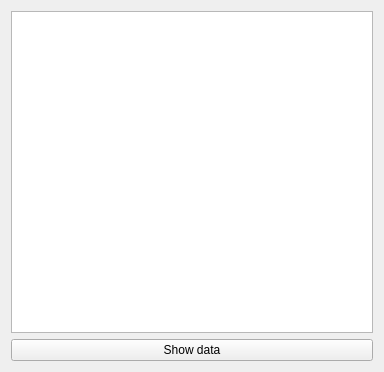
<?xml version="1.0" encoding="UTF-8"?>
<ui version="4.0">
 <class>Widget</class>
 <widget class="QWidget" name="Widget">
  <property name="geometry">
   <rect>
    <x>0</x>
    <y>0</y>
    <width>384</width>
    <height>372</height>
   </rect>
  </property>
  <property name="windowTitle">
   <string>Widget</string>
  </property>
  <layout class="QVBoxLayout" name="verticalLayout">
   <item>
    <widget class="QListView" name="listView"/>
   </item>
   <item>
    <widget class="QPushButton" name="showDataButton">
     <property name="text">
      <string>Show data</string>
     </property>
    </widget>
   </item>
  </layout>
 </widget>
 <resources/>
 <connections/>
</ui>
